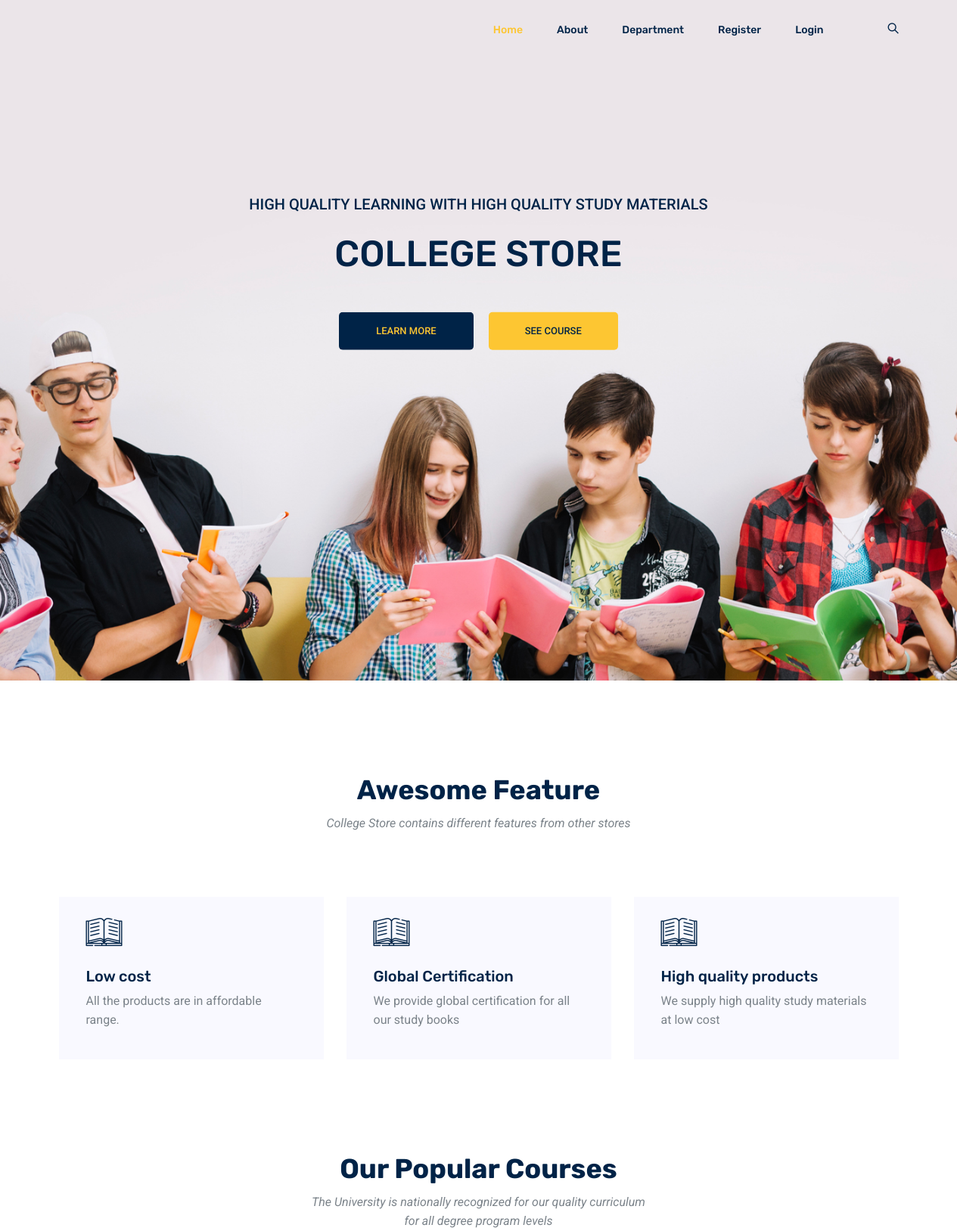
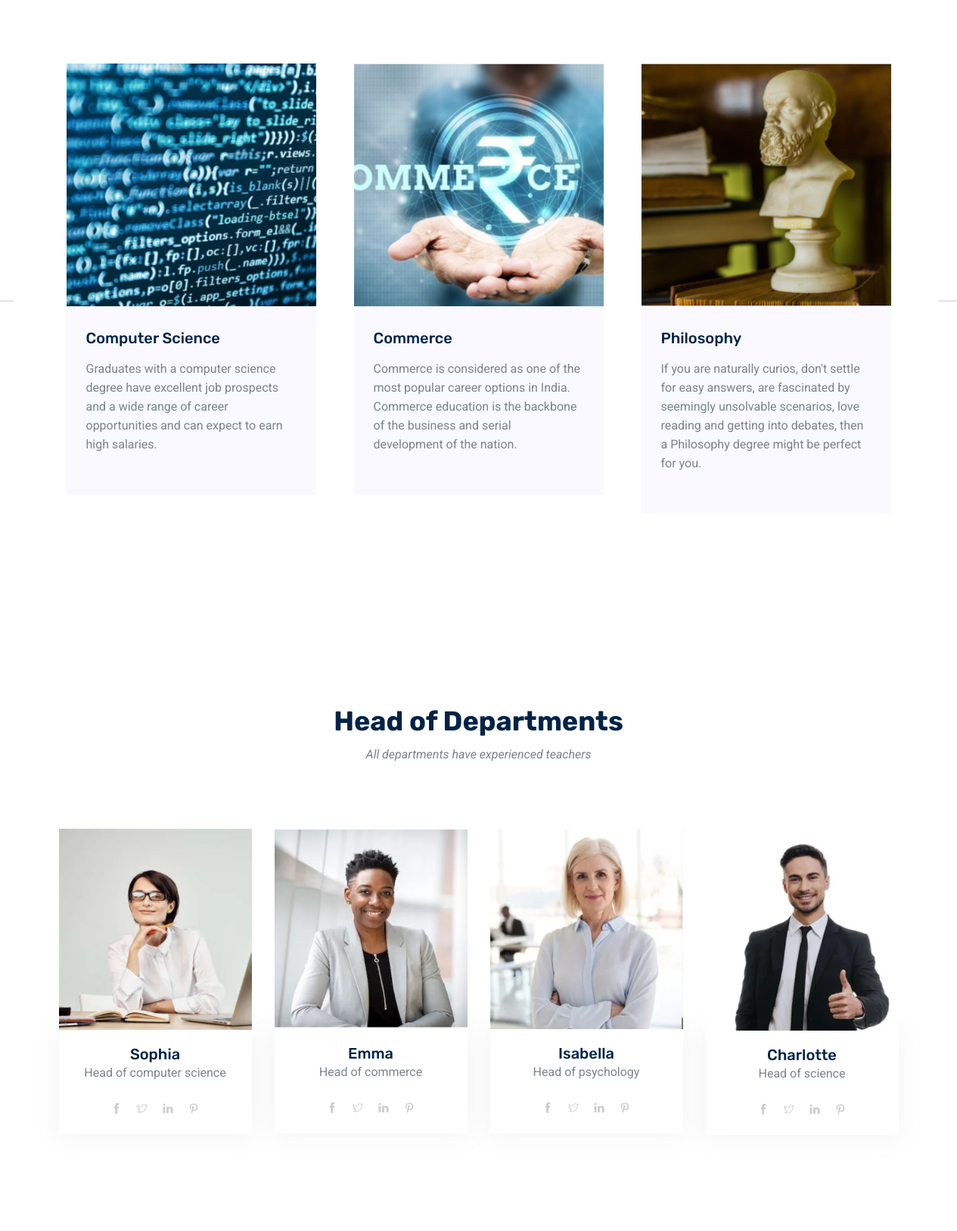
The page / (upper part) on the database its author committed (2 pictures, top to bottom).
### storeapp/models.py (models this page shows, shortened)
class features(models.Model):
    name=models.CharField(max_length=250)
    desptn=models.TextField()

class courses(models.Model):
    name = models.CharField(max_length=250)
    img = models.ImageField(upload_to='pics')
    desptn = models.TextField()

class trainers(models.Model):
    name = models.CharField(max_length=250)
    img = models.ImageField(upload_to='pics')
    desptn = models.TextField()

### storeapp/views.py (the view)
# urls.py: path('', views.index, name='index'),
def index(request):
    obj = features.objects.all()
    object = courses.objects.all()
    ob=trainers.objects.all()
    ob1=products.objects.all()
    return render(request, "index.html", {'result': obj,'resultt':object,'res':ob,'res1':ob1})

### templates/index.html (shortened to what this page needs)
{% load static %}
<!DOCTYPE html>
<html lang="en">
  <head>
    <link rel="stylesheet" href="{% static 'css/bootstrap.css' %}" />
    <link rel="stylesheet" href="{% static 'css/flaticon.css' %}" />
    <link rel="stylesheet" href="{% static 'css/themify-icons.css' %}" />
    <link rel="stylesheet" href="{% static 'vendors/owl-carousel/owl.carousel.min.css' %}" />
    <link rel="stylesheet" href="{% static 'vendors/nice-select/css/nice-select.css' %}" />
    <link rel="stylesheet" href="{% static 'css/style.css' %}" />
  </head>
  <body>
    <header class="header_area">
      <div class="main_menu">
        <nav class="navbar navbar-expand-lg navbar-light">
          <div class="container">
            <div
              class="collapse navbar-collapse offset"
              id="navbarSupportedContent">
              <ul class="nav navbar-nav menu_nav ml-auto">
                <li class="nav-item active">
                  <a class="nav-link" href="/">Home</a>
                </li>
                <li class="nav-item">
                  <a class="nav-link" href="about">About</a>
                </li>
                <li class="nav-item submenu dropdown">
                  <a
                    href="#"
                    class="nav-link dropdown-toggle"
                    data-toggle="dropdown"
                    role="button"
                    aria-haspopup="true"
                    aria-expanded="false">Department</a>
                </li>
                {% if user.is_authenticated %}
                <li>Hello {{user.username}}</li>
                <li class="nav-item">
                  <a class="nav-link" href="register/logout">Logout</a>
                </li>
                {% else %}
                <li class="nav-item">
                  <a class="nav-link" href="register/register">Register</a>
                </li>
                 <li class="nav-item">
                  <a class="nav-link" href="register/login">Login</a>
                </li>
                {% endif %}
                <li class="nav-item">
                  <a href="#" class="nav-link search" id="search">
                    <i class="ti-search"></i>
                  </a>
                </li>
              </ul>
            </div>
          </div>
        </nav>
      </div>
    </header>
    <section class="home_banner_area">
      <div class="banner_inner">
        <div class="container">
          <div class="row">
            <div class="col-lg-12">
              <div class="banner_content text-center">
                <p class="text-uppercase">
                  High quality learning with high quality study materials
                </p>
                <h2 class="text-uppercase mt-4 mb-5">
                  College Store
                </h2>
                <div>
                  <a href="#" class="primary-btn2 mb-3 mb-sm-0">learn more</a>
                  <a href="#" class="primary-btn ml-sm-3 ml-0">see course</a>
                </div>
              </div>
            </div>
          </div>
        </div>
      </div>
    </section>
    <section class="feature_area section_gap_top">
      <div class="container">
        <div class="row justify-content-center">
          <div class="col-lg-5">
            <div class="main_title">
              <h2 class="mb-3">Awesome Feature</h2>
              <p>
                College Store contains different features from other stores
              </p>
            </div>
          </div>
        </div>
        <div class="row">
          {% for i in result %}
          <div class="col-lg-4 col-md-6">
            <div class="single_feature">
              <div class="icon"><span class="flaticon-book"></span></div>
              <div class="desc">
                <h4 class="mt-3 mb-2">{{i.name}}</h4>
                <p>{{i.desptn}}</p>
              </div>
            </div>
          </div>
         {% endfor %}
        </div>
      </div>
    </section>
    <div class="popular_courses">
      <div class="container">
        <div class="row justify-content-center">
          <div class="col-lg-5">
            <div class="main_title">
              <h2 class="mb-3">Our Popular Courses</h2>
              <p>
               The University is nationally recognized for our quality curriculum for all degree program levels
              </p>
            </div>
          </div>
        </div>
        <div class="row">
          <div class="col-lg-12">
            <div class="owl-carousel active_course">
              {% for i in resultt %}
              <div class="single_course">
                <div class="course_head">
                  <img class="img-fluid" src="{{i.img.url}}" alt="" />
                </div>
                <div class="course_content">
                  <h4 class="mb-3">
                    <a href="course-details.html">{{i.name}}</a>
                  </h4>
                  <p>{{i.desptn}}</p>
                </div>
              </div>
              {% endfor %}
            </div>
          </div>
        </div>
      </div>
    </div>
    <section class="trainer_area section_gap_top">
      <div class="container">
        <div class="row justify-content-center">
          <div class="col-lg-5">
            <div class="main_title">
              <h2 class="mb-3">Head of Departments</h2>
              <p>
                All departments have experienced teachers
            </div>
          </div>
        </div>
        <div class="row justify-content-center d-flex align-items-center">
          {% for i in res %}
          <div class="col-lg-3 col-md-6 col-sm-12 single-trainer">
            <div class="thumb d-flex justify-content-sm-center">
              <img class="img-fluid" src="{{i.img.url}}" alt="" />
            </div>
            <div class="meta-text text-sm-center">
              <h4>{{i.name}}</h4>
              <div class="mb-4">
                <p>
                  {{i.desptn}}
                </p>
              </div>
              <div class="align-items-center justify-content-center d-flex">
                <a href="#"><i class="ti-facebook"></i></a>
                <a href="#"><i class="ti-twitter"></i></a>
                <a href="#"><i class="ti-linkedin"></i></a>
                <a href="#"><i class="ti-pinterest"></i></a>
              </div>
            </div>
          </div>
          {% endfor %}
        </div>
      </div>
    </section>
  </body>
</html>

### rows shown on the page
features: name "Low cost", desptn "All the products are in affordable range."
features: name "Global Certification", desptn "We provide global certification for all our study books"
features: name "High quality products", desptn "We supply high quality study materials at low cost"
courses: img (picture), name "Computer Science", desptn "Graduates with a computer science degree have excellent job prospects and a wide range of career opportunities and can expect to earn high salaries."
courses: img (picture), name "Commerce", desptn "Commerce is considered as one of the most popular career options in India. Commerce education is the backbone of the business and serial development of the nation."
courses: img (picture), name "Philosophy", desptn "If you are naturally curios, don't settle for easy answers, are fascinated by seemingly unsolvable scenarios, love reading and getting into debates, then a Philosophy degree might be perfect for you."
trainers: img (picture), name "Sophia", desptn "Head of computer science"
trainers: img (picture), name "Emma", desptn "Head of commerce"
trainers: img (picture), name "Isabella", desptn "Head of psychology"
trainers: img (picture), name "Charlotte", desptn "Head of science"
